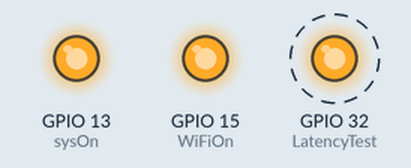
Recording of a sketch running on a simulated ESP32. Parts: output pins drawn as LEDs (lit = HIGH). Dashed ring = blinking. WiFi joins after 1.5 s; servers stay silent unless stated; I2S audio is not simulated (input reads silence); what the sketch prints to the serial monitor is not drawn.

Above: at 2.1 s.
Timing chart, 0 to 6.1 s (numbered marks = the images above):
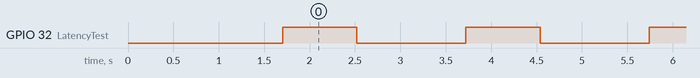

Measured:
- by itself, GPIO 32 (LatencyTest): alternates HIGH for 0.82 s and LOW for 1.2 s

The sketch:

wav_test_receiver.ino
```cpp
//Code for the In Ear Monitor receiver

#include <WiFi.h>
#include "driver/i2s.h"

//The ssid and password set on the transmitter
const char* ssid = "In-Ear-Transmitter";
const char* password = "123456789";

//The IP address of the transmitter and the port it's using
const char * host = "192.168.4.1";
const uint16_t port = 80;

//LED pins, may change later
const int sysOn = 13;           //Onboard LED
const int WiFiOn = 15;          //Red LED
const int LatencyTest = 32;     //Yellow LED


//i2s configuration
static const int i2s_num = 0; // i2s port number
i2s_config_t i2s_config = {
  .mode = (i2s_mode_t)(I2S_MODE_MASTER | I2S_MODE_TX),
  .sample_rate = 8000,
  .bits_per_sample = I2S_BITS_PER_SAMPLE_16BIT,
  .channel_format = I2S_CHANNEL_FMT_RIGHT_LEFT,
  .communication_format = (i2s_comm_format_t)(I2S_COMM_FORMAT_I2S | I2S_COMM_FORMAT_I2S_MSB),
  .intr_alloc_flags = ESP_INTR_FLAG_LEVEL1, // high interrupt priority
  .dma_buf_count = 32, //number of buffers
  .dma_buf_len = 8,   //size of each buffer
  .use_apll = false,
  .tx_desc_auto_clear = false
};

i2s_pin_config_t pin_config = {
  .bck_io_num = 12, //this is BCLK pin
  .ws_io_num = 27, // this is LRC pin
  .data_out_num = 33, // this is DATA output pin
  .data_in_num = -1   //Not used
};

//Length of the data to send through I2S in bytes
size_t len = 2;


void setup() {
  pinMode(sysOn, OUTPUT);
  pinMode(WiFiOn, OUTPUT);
  pinMode(LatencyTest, OUTPUT);
  digitalWrite(sysOn, HIGH);    //enables "system on" power indicator
  digitalWrite(WiFiOn, LOW);   //ensures wifi indicator is off initially
  digitalWrite(LatencyTest, LOW);   //ensures the connection indicator is off initially
  i2s_driver_install(I2S_NUM_0, &i2s_config, 0, NULL);
  i2s_set_pin(I2S_NUM_0, &pin_config);
  Serial.begin(115200);
  //Initializes wifi with the settings we want to use
  WiFi.begin(ssid, password);
  //Runs until receiver is connected
  while (WiFi.status() != WL_CONNECTED) {
    delay(500);
    Serial.println("...");
  }
  digitalWrite(WiFiOn, HIGH);   //enables the wifi indicator
  Serial.print("Connected: ");
  Serial.println(WiFi.localIP());

}

void loop() {
  //Declares WiFiClient object, used to establish connection
  WiFiClient client;
  //Runs until a connection is established
  if(!client.connect(host, port)){
    delay(1000);
    return;
  }
  client.setTimeout(20);
  uint8_t audio;
  void *src;
  src = &audio;
  while(client.connected()){
    digitalWrite(LatencyTest, HIGH);
    for(int i = 0; i< 40923; i++){
      audio = client.read();
      if(audio != 255){       //Check to make sure data was received, 255 (-1) means invalid data
        i2s_write(I2S_NUM_0, src, len, &len, 100);
      }
    }
    digitalWrite(LatencyTest, LOW);
    delay(1000);
  }
  client.stop();
  if(WiFi.status() != WL_CONNECTED){
    digitalWrite(WiFiOn, LOW);
  }

}
```
